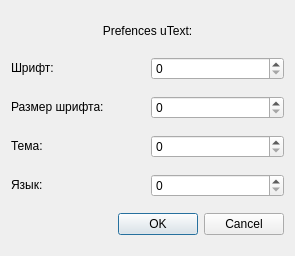
<?xml version="1.0" encoding="UTF-8"?>
<ui version="4.0">
 <class>Preferences</class>
 <widget class="QDialog" name="Preferences">
  <property name="geometry">
   <rect>
    <x>0</x>
    <y>0</y>
    <width>295</width>
    <height>256</height>
   </rect>
  </property>
  <property name="windowTitle">
   <string>Dialog</string>
  </property>
  <layout class="QVBoxLayout" name="verticalLayout">
   <item>
    <widget class="QLabel" name="label">
     <property name="enabled">
      <bool>true</bool>
     </property>
     <property name="sizePolicy">
      <sizepolicy hsizetype="Expanding" vsizetype="Fixed">
       <horstretch>0</horstretch>
       <verstretch>0</verstretch>
      </sizepolicy>
     </property>
     <property name="minimumSize">
      <size>
       <width>0</width>
       <height>20</height>
      </size>
     </property>
     <property name="styleSheet">
      <string notr="true">Text {
    color: &quot;blue&quot;
    font.family: &quot;Arial&quot;
    font.bold: true
    font.italic: true
    font.pixelSize: 12
}</string>
     </property>
     <property name="text">
      <string>Prefences uText:</string>
     </property>
     <property name="alignment">
      <set>Qt::AlignCenter</set>
     </property>
    </widget>
   </item>
   <item>
    <layout class="QHBoxLayout" name="horizontalLayout">
     <item>
      <widget class="QLabel" name="label_2">
       <property name="sizePolicy">
        <sizepolicy hsizetype="Expanding" vsizetype="Fixed">
         <horstretch>0</horstretch>
         <verstretch>0</verstretch>
        </sizepolicy>
       </property>
       <property name="text">
        <string>Шрифт:</string>
       </property>
      </widget>
     </item>
     <item>
      <widget class="QSpinBox" name="spinBox">
       <property name="sizePolicy">
        <sizepolicy hsizetype="Expanding" vsizetype="Fixed">
         <horstretch>0</horstretch>
         <verstretch>0</verstretch>
        </sizepolicy>
       </property>
      </widget>
     </item>
    </layout>
   </item>
   <item>
    <layout class="QHBoxLayout" name="horizontalLayout_2">
     <item>
      <widget class="QLabel" name="label_3">
       <property name="sizePolicy">
        <sizepolicy hsizetype="Expanding" vsizetype="Fixed">
         <horstretch>0</horstretch>
         <verstretch>0</verstretch>
        </sizepolicy>
       </property>
       <property name="text">
        <string>Размер шрифта:</string>
       </property>
      </widget>
     </item>
     <item>
      <widget class="QSpinBox" name="spinBox_2">
       <property name="sizePolicy">
        <sizepolicy hsizetype="Expanding" vsizetype="Fixed">
         <horstretch>0</horstretch>
         <verstretch>0</verstretch>
        </sizepolicy>
       </property>
      </widget>
     </item>
    </layout>
   </item>
   <item>
    <layout class="QHBoxLayout" name="horizontalLayout_3">
     <item>
      <widget class="QLabel" name="label_4">
       <property name="sizePolicy">
        <sizepolicy hsizetype="Expanding" vsizetype="Fixed">
         <horstretch>0</horstretch>
         <verstretch>0</verstretch>
        </sizepolicy>
       </property>
       <property name="text">
        <string>Тема:</string>
       </property>
      </widget>
     </item>
     <item>
      <widget class="QSpinBox" name="spinBox_3">
       <property name="sizePolicy">
        <sizepolicy hsizetype="Expanding" vsizetype="Fixed">
         <horstretch>0</horstretch>
         <verstretch>0</verstretch>
        </sizepolicy>
       </property>
      </widget>
     </item>
    </layout>
   </item>
   <item>
    <layout class="QHBoxLayout" name="horizontalLayout_5">
     <item>
      <widget class="QLabel" name="label_5">
       <property name="sizePolicy">
        <sizepolicy hsizetype="Expanding" vsizetype="Fixed">
         <horstretch>0</horstretch>
         <verstretch>0</verstretch>
        </sizepolicy>
       </property>
       <property name="text">
        <string>Язык:</string>
       </property>
      </widget>
     </item>
     <item>
      <widget class="QSpinBox" name="spinBox_4">
       <property name="sizePolicy">
        <sizepolicy hsizetype="Expanding" vsizetype="Fixed">
         <horstretch>0</horstretch>
         <verstretch>0</verstretch>
        </sizepolicy>
       </property>
      </widget>
     </item>
    </layout>
   </item>
   <item>
    <widget class="QDialogButtonBox" name="buttonBox">
     <property name="orientation">
      <enum>Qt::Horizontal</enum>
     </property>
     <property name="standardButtons">
      <set>QDialogButtonBox::Cancel|QDialogButtonBox::Ok</set>
     </property>
    </widget>
   </item>
  </layout>
 </widget>
 <resources/>
 <connections>
  <connection>
   <sender>buttonBox</sender>
   <signal>accepted()</signal>
   <receiver>Preferences</receiver>
   <slot>accept()</slot>
   <hints>
    <hint type="sourcelabel">
     <x>248</x>
     <y>254</y>
    </hint>
    <hint type="destinationlabel">
     <x>157</x>
     <y>274</y>
    </hint>
   </hints>
  </connection>
  <connection>
   <sender>buttonBox</sender>
   <signal>rejected()</signal>
   <receiver>Preferences</receiver>
   <slot>reject()</slot>
   <hints>
    <hint type="sourcelabel">
     <x>316</x>
     <y>260</y>
    </hint>
    <hint type="destinationlabel">
     <x>286</x>
     <y>274</y>
    </hint>
   </hints>
  </connection>
 </connections>
 <slots>
  <signal>ReturnValues(QString,bool,bool)</signal>
 </slots>
</ui>
